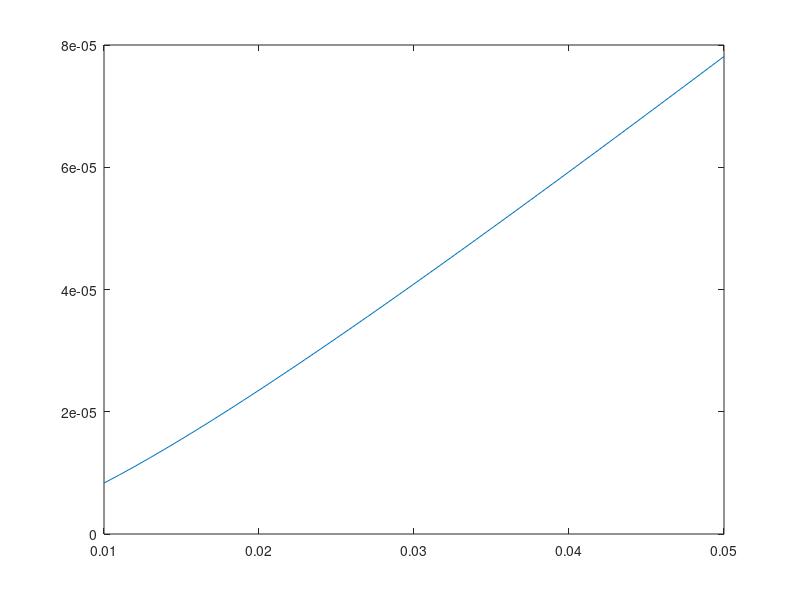

MATLAB code for this plot:
c = 10.^[-8:0.1:-2];
L1 = 150e-6;
f = 1./(2*pi*sqrt(L1*c));
plot(c,f)
xlabel('Cap. (F)')
ylabel('Res. Freq (Hz)')
axis([0 1e-3 0 5e3])



% checking out cylindrical inductors:
r = [0.01:0.001:0.05];
N = 20;
d = 1e-2;
L = (r.^2 * N^2) *1e-5 ./ (2.*r + 2.8*d)
plot(r,L)
